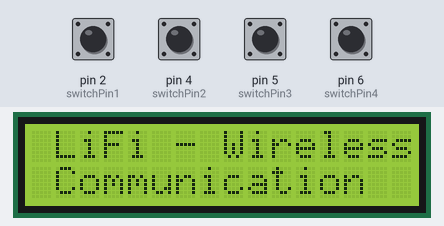
This sketch was run on a simulated Arduino Uno, built with avr-gcc and run on an emulated ATmega328P. Parts: 16×2 character LCD. The inputs (shaded band) are chosen by the test bench; at power-on: pin 2 (switchPin1), pin 4 (switchPin2), pin 5 (switchPin3), pin 6 (switchPin4) LOW.

Above: at 0.1 s.
4.3 s: pin 2 (switchPin1) pulled HIGH for 1 s
At 4.85 s:
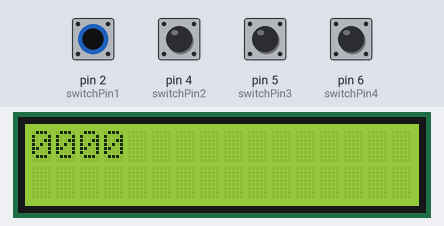
6.8 s: pin 4 (switchPin2) pulled HIGH for 0.15 s
At 6.91 s:
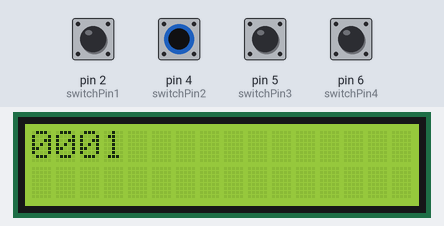
8.5 s: pin 5 (switchPin3) pulled HIGH for 0.15 s
At 8.61 s:
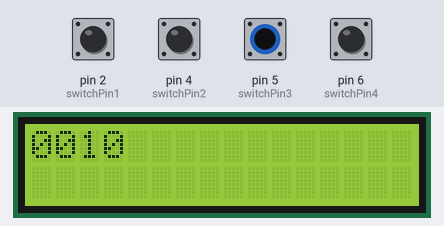
10.2 s: pin 6 (switchPin4) pulled HIGH for 0.15 s
At 10.31 s:
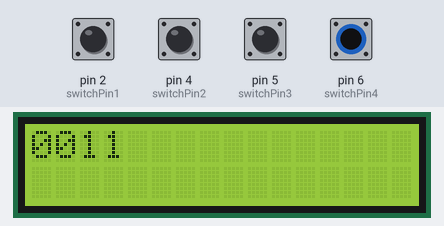
Timing chart, 0 to 12.9 s (numbered marks = the images above; inputs shaded):
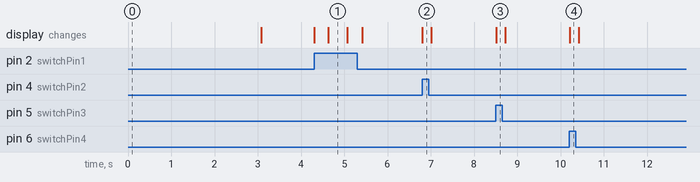

Measured:
- after the input at 4.3 s, the display: changes at once (image 1)
- after the input at 6.8 s, the display: changes at once (image 2)
- after the input at 8.5 s, the display: changes at once (image 3)
- after the input at 10.2 s, the display: changes at once (image 4)
- what the display in image 1 shows lasts 0.5 s, from 4.6 s to 5.1 s

The sketch:

tx_uno.ino
```cpp
#include <LiquidCrystal.h>
#include <SoftwareSerial.h>
LiquidCrystal lcd(7,8,9,10,11,12);

#define switchPin1  2
#define switchPin2  4
#define switchPin3  5
#define switchPin4  6
#define ledpin 1

int switchState1 = 0;
int switchState2 = 0;
int switchState3 = 0;
int switchState4 = 0;

void setup() {

  lcd.begin(16, 2);

  pinMode(switchPin1,INPUT);
  pinMode(switchPin2,INPUT);
  pinMode(switchPin3,INPUT);
  pinMode(switchPin4,INPUT);

  Serial.begin(9600);

  lcd.setCursor(0, 0);
  lcd.print(" LiFi - Wireless");
  lcd.setCursor(0, 1);
  lcd.print(" Communication  ");
  delay(3000);
  lcd.clear();

}
void loop()  {

   switchState1 = digitalRead(switchPin1);
    switchState2 = digitalRead(switchPin2);
     switchState3 = digitalRead(switchPin3);
      switchState4 = digitalRead(switchPin4);

    if (switchState1 == HIGH)
         {
          lcd.clear();
           lcd.setCursor(0, 0);
          boolean a =  lcd.print("0000");
            digitalWrite(ledpin, a);
          delay(100);

         }
    else {
      lcd.clear();
         }


     if (switchState2 == HIGH)
         {
          lcd.clear();
           lcd.setCursor(0, 0);
            lcd.print("0001");
          delay(100);
         }
    else {
      lcd.clear();
         }

       if (switchState3 == HIGH)
         {
          lcd.clear();
           lcd.setCursor(0, 0);
            lcd.print("0010");
          delay(100);
         }
    else {
      lcd.clear();
         }

     if (switchState4 == HIGH)
         {
          lcd.clear();
           lcd.setCursor(0, 0);
            lcd.print("0011");
          delay(100);
         }
    else {
      lcd.clear();
         }

}
```
